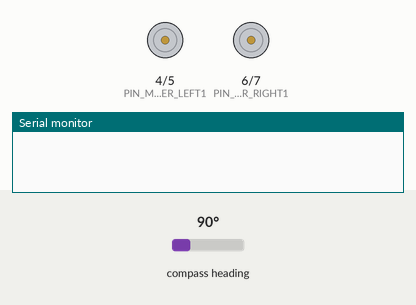
A sketch run on a simulated Arduino Uno, built with avr-gcc and run on an emulated ATmega328P. On the bench: motor-driver pin pairs drawn as motors (green arrow = first pin HIGH = forward, orange = second pin HIGH = backward, longer = more drive), the last lines printed to the serial monitor. Wiring (inferred from the names in the program): HMC5883L compass at I2C address 0x1E. Inputs (shaded band) come from the test bench; at power-on: compass heading 90°.

Above: at 0.1 s.
At 1.2 s:
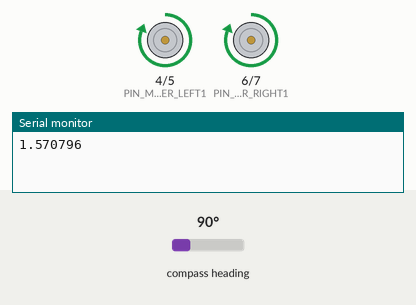
Timing chart, 0 to 2.7 s (numbered marks = the images above):
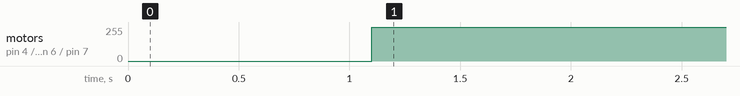

Measured:
- by itself, motor on pin 4 (PIN_MOTER_LEFT1) / pin 5 (PIN_MOTER_LEFT2), motor on pin 6 (PIN_MOTER_RIGHT1) / pin 7 (PIN_MOTER_RIGHT2): stopped → forward 255/255 at 1.1 s

The sketch:

Go_Straight_Magnet01.ino
```cpp
/*
【テスト１】
目的：
地磁気センサの精度確認
使用素子：
モーター、（モータードライバ）、地磁気、マイコン、Xbee
概要：
モーターを左右ともにデューティ比1で走行させ（直進フィードバックなしで走行させ）、走行しながら逐次磁気センサの値を読み、逐次Xbeeで送信。値を確認し、走行時も安定したデータが取れるか確認する。
*/

//Xbeeはrx0,dx0に繋ぐこと  地磁気はポート番号不明

#include <Wire.h>				// for I2C通信
#include <math.h>				// atan2とか
//#include <SoftwareSerial.h>		// for GPS Serial通信

// #########################################
// 関数プロトタイプ宣言
// #########################################
unsigned char I2cRead(unsigned char regAddress);					// I2C read
void I2cWrite(unsigned char regAddress, unsigned char data);		// I2C write
double GetMagnetRad();								// 地磁気データを取得
// #########################################

// #########################################
// 定数定義
// #########################################
//モータードライバのピン番号指定
#define PIN_MOTER_LEFT1 4	// L1/R1を1、L2/R2を0にしたときに正転するようにL1/R1を設定する
#define PIN_MOTER_LEFT2 5
#define PIN_MOTER_RIGHT1 6
#define PIN_MOTER_RIGHT2 7

#define SERIAL_BAUDRATE 9600		// シリアル通信のボーレート

// 地磁気センサ
#define HMC5883L_ADDRESS 0x1E		// 7bit ADDRESS for I2C通信の素子識別アドレス

// CdS光センサ
//#define ANALOG_PIN_CDS 1			// 光センサのアナログin

// GPS
//#define GpsSerialBegin(baudrate) Serial1.begin(baudrate)
//#define GpsSerialRead() Serial1.read()
//#define GpsSerialAvailable() Serial1.available()
//#define PIN_GPS_RX 10				// GPS Rx (GPSのData Out) のピン番号
//#define PIN_GPS_TX 11				// GPS Tx (GPSのData In) のピン番号
// #########################################

// #########################################
// Global変数定義
// #########################################

// 地磁気センサ


// GPS

// #########################################


// #########################################
// GPSセンサの設定
// #########################################
//SoftwareSerial g_gps(PIN_GPS_RX, PIN_GPS_TX);                          //(rx,tx)
//SoftwareSerial g_gps(6, 7);                          //(rx,tx)
// #########################################

void setup() {
	delay(1000);
	Wire.begin();					// I2C通信起動
	I2cWrite(0x02,0x00);			// 地磁気センサの設定

	Serial.begin(SERIAL_BAUDRATE);
//	GpsSerialBegin(SERIAL_BAUDRATE);			// Serial通信の開始

	delay(100);
}


void loop() {

	// arduinoの仕様がよくわからんのだが，
	// loop関数内でnew変数定義して回してるとメモリーリーク起こすかもしれないのでwhileでくくった
	// うーん，測定値データとかはグローバルに宣言してもいいかもなぁ...
		analogWrite(PIN_MOTER_LEFT1,255);
		analogWrite(PIN_MOTER_LEFT2,0);
		analogWrite(PIN_MOTER_RIGHT1,255);
		analogWrite(PIN_MOTER_RIGHT2,0);

	while(1) {
		Serial.println(GetMagnetRad(),6);
		delay(1000);
	}
}


// 動作確認 未テスト
double GetMagnetRad() {
	double magnetRad;

	unsigned char xMsb;
	unsigned char xLsb;
	unsigned char zMsb;
	unsigned char zLsb;
	unsigned char yMsb;
	unsigned char yLsb;
	int x12;
	int z12;
	int y12;
	double xDouble;
	double yDouble;

	// 順番がXZYなので注意！
	xMsb = I2cRead(0x03);
	xLsb = I2cRead(0x04);
	zMsb = I2cRead(0x05);
	zLsb = I2cRead(0x06);
	yMsb = I2cRead(0x07);
	yLsb = I2cRead(0x08);

	x12 = xMsb;
	x12 = ((x12 << 8) & 0xFF00) | xLsb; //SHIFT & GET 12bit DATA WITH MSB
	y12 = yMsb;
	y12 = ((y12 << 8) & 0xFF00) | yLsb; //SHIFT & GET 12bit DATA WITH MSB
	z12 = zMsb;
	z12 = ((z12 << 8) & 0xFF00) | zLsb; //SHIFT & GET 12bit DATA WITH MSB

	//CONVERT TO DOUBLE (FOR atan2)
	xDouble = x12;
	yDouble = y12;


//	RAD_RESULT = atan2(Y_DOUBLE,X_DOUBLE); //GET RADIAN
//	DEG_RESULT = RAD_RESULT * 180 /3.142;  //GET DEGREE

// 0割り算 tan2

	magnetRad = atan2(yDouble,xDouble);

	return magnetRad;
}

unsigned char I2cRead(unsigned char regAddress) {
	Wire.beginTransmission(HMC5883L_ADDRESS);
	Wire.write(regAddress);
	Wire.endTransmission(false);
	Wire.requestFrom(HMC5883L_ADDRESS,1);
	return Wire.read();
}


void I2cWrite(unsigned char regAddress, unsigned char data) {
	Wire.beginTransmission(HMC5883L_ADDRESS);
	Wire.write(regAddress);
	Wire.write(data);
	Wire.endTransmission(false);
}


/*	Serial.pirnt("xMsb:,");
	Serial.pirnt(xMsb);
	Serial.pirnt(",xLsb:,");
	Serial.pirnt(xLsb);
	Serial.pirnt("yMsb:,");
	Serial.pirnt(yMsb);
	Serial.pirnt(",yLsb:,");
	Serial.pirnt(yLsb);
	Serial.pirnt("zMsb:,");
	Serial.pirnt(zMsb);
	Serial.pirnt(",zLsb:,");
	Serial.pirnt(zLsb);
*/
```
